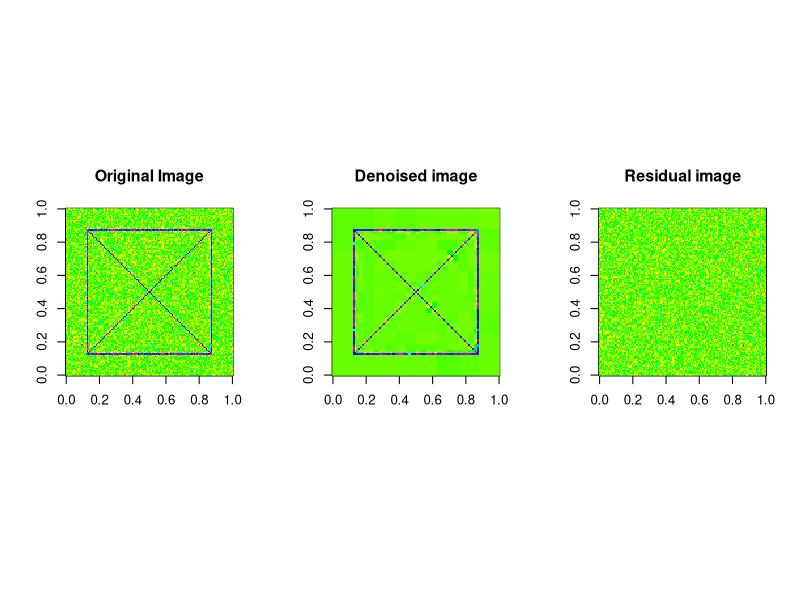
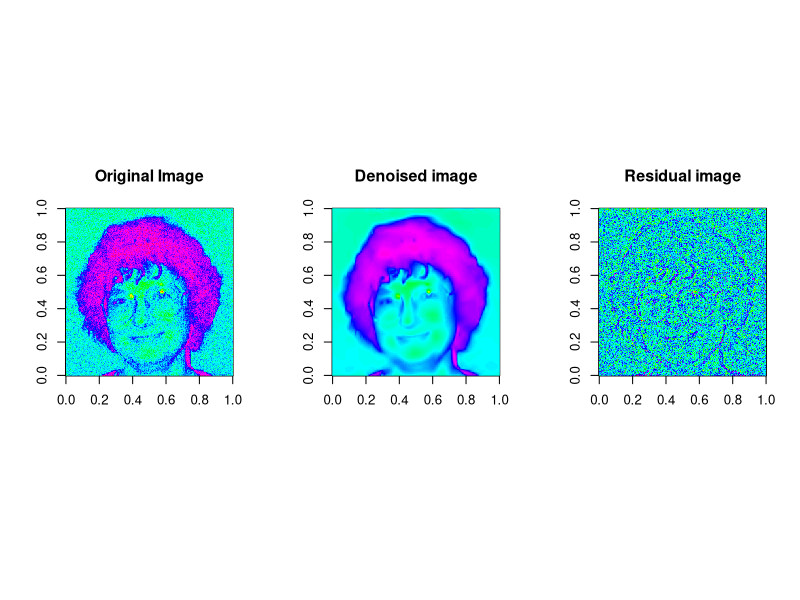

Reproduce these figures in R, in order.
## ---- chunk 1
library(waveslim)
## ---- chunk 2
data(xbox)
n <- NROW(xbox)
xbox.noise <- xbox + matrix(rnorm(n*n, sd=.15), n, n)
par(mfrow=c(1,3), cex=.8, pty="s")
image(xbox.noise, col=rainbow(128), main="Original Image")
image(denoise.dwt.2d(xbox.noise, wf="haar"), col=rainbow(128),
      zlim=range(xbox.noise), main="Denoised image")
image(xbox.noise - denoise.dwt.2d(xbox.noise, wf="haar"), col=rainbow(128),
      zlim=range(xbox.noise), main="Residual image")
## ---- chunk 3
data(dau)
n <- NROW(dau)
dau.noise <- dau + matrix(rnorm(n*n, sd=10), n, n)
par(mfrow=c(1,3), cex=.8, pty="s")
image(dau.noise, col=rainbow(128), main="Original Image")
dau.denoise <- denoise.modwt.2d(dau.noise, wf="d4", rule="soft")
image(dau.denoise, col=rainbow(128), zlim=range(dau.noise),
      main="Denoised image")
image(dau.noise - dau.denoise, col=rainbow(128), main="Residual image")
## ---- chunk 4
packageVersion("waveslim")
